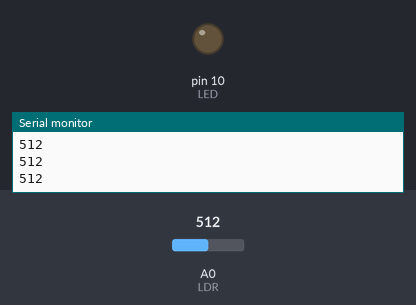
Recording of a sketch running on a simulated Arduino Uno, built with avr-gcc and run on an emulated ATmega328P. On the bench: output pins drawn as LEDs (lit = HIGH), the last lines printed to the serial monitor. The inputs (shaded band) are chosen by the test bench; at power-on: A0 (LDR) = 512.

Above: at 1.2 s.
1.3 s: A0 (LDR) set to 785
2.8 s: A0 (LDR) set to 808
At 4.0 s:
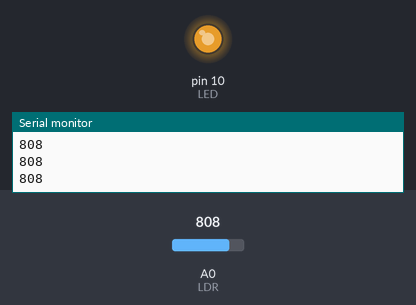
Timing chart, 0 to 5.8 s (numbered marks = the images above; inputs shaded):
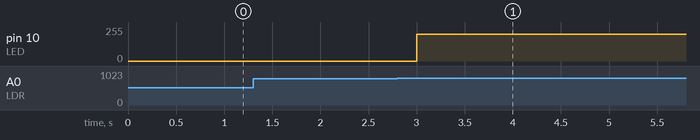

The sketch:

ldr.ino
```cpp
int LDR = A0;            // LDR input at A0 pin.
int LED = 10;             // LED is connected to PWM Pin 3.
int LDRReading = 0;      // to store input value of LDR
int lEDBrightness = 0;   // to store the value of LED Brightness
int threshold_val = 800; // Check your threshold and modify it.

void setup(){
  Serial.begin(9600);     // initializing serail communication.
  pinMode(LED, OUTPUT);   // Defining LED pin as output.
}

void loop(){
  LDRReading = analogRead(LDR);    // Reading LDR Input.
  Serial.println(LDRReading);      // Printing LDR input value.

  if (LDRReading >threshold_val){                   // Condition to make LED ON.
  lEDBrightness = map(LDRReading, 0, 1023, 0, 255); // Converting LDR to LED Brightness.
  analogWrite(LED, lEDBrightness); // Writing Brightness to LED.
  }
  else{
  analogWrite(LED, 0);             // If LDR is below threshold make LED OFF.
  }

  delay(300);                      // delay to make output readable on serial monitor.
}
```

Measured:
- the behaviour switches between 800 and 801 on A0 (LDR) (found by bisection; images 0 and 1)
- after the input at 2.8 s, pin 10 (LED): 0/255 → 201/255 after 0.20 s
